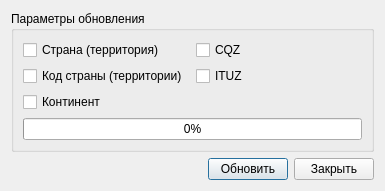
<?xml version="1.0" encoding="UTF-8"?>
<ui version="4.0">
 <class>UpdateLogPrefix</class>
 <widget class="QDialog" name="UpdateLogPrefix">
  <property name="geometry">
   <rect>
    <x>0</x>
    <y>0</y>
    <width>385</width>
    <height>188</height>
   </rect>
  </property>
  <property name="windowTitle">
   <string>Обновление территории (страны) по позывному</string>
  </property>
  <layout class="QGridLayout" name="gridLayout_2">
   <item row="0" column="0">
    <widget class="QGroupBox" name="groupBox">
     <property name="title">
      <string>Параметры обновления</string>
     </property>
     <layout class="QGridLayout" name="gridLayout">
      <item row="0" column="0">
       <widget class="QCheckBox" name="country_cb">
        <property name="text">
         <string>Страна (территория)</string>
        </property>
       </widget>
      </item>
      <item row="0" column="1">
       <widget class="QCheckBox" name="cqz_cb">
        <property name="text">
         <string>CQZ</string>
        </property>
       </widget>
      </item>
      <item row="1" column="0">
       <widget class="QCheckBox" name="country_code_cb">
        <property name="text">
         <string>Код страны (территории)</string>
        </property>
       </widget>
      </item>
      <item row="1" column="1">
       <widget class="QCheckBox" name="ituz_cb">
        <property name="text">
         <string>ITUZ</string>
        </property>
       </widget>
      </item>
      <item row="2" column="0">
       <widget class="QCheckBox" name="continent_cb">
        <property name="text">
         <string>Континент</string>
        </property>
       </widget>
      </item>
      <item row="3" column="0" colspan="2">
       <widget class="QProgressBar" name="UpdateProgressBar">
        <property name="value">
         <number>0</number>
        </property>
        <property name="textVisible">
         <bool>true</bool>
        </property>
        <property name="invertedAppearance">
         <bool>false</bool>
        </property>
        <property name="textDirection">
         <enum>QProgressBar::TopToBottom</enum>
        </property>
       </widget>
      </item>
     </layout>
    </widget>
   </item>
   <item row="1" column="0">
    <layout class="QHBoxLayout" name="horizontalLayout_3">
     <item>
      <spacer name="horizontalSpacer">
       <property name="orientation">
        <enum>Qt::Horizontal</enum>
       </property>
       <property name="sizeHint" stdset="0">
        <size>
         <width>40</width>
         <height>20</height>
        </size>
       </property>
      </spacer>
     </item>
     <item>
      <widget class="QPushButton" name="updateButton">
       <property name="text">
        <string>Обновить</string>
       </property>
      </widget>
     </item>
     <item>
      <widget class="QPushButton" name="closeButton">
       <property name="text">
        <string>Закрыть</string>
       </property>
      </widget>
     </item>
    </layout>
   </item>
  </layout>
 </widget>
 <resources/>
 <connections/>
</ui>
